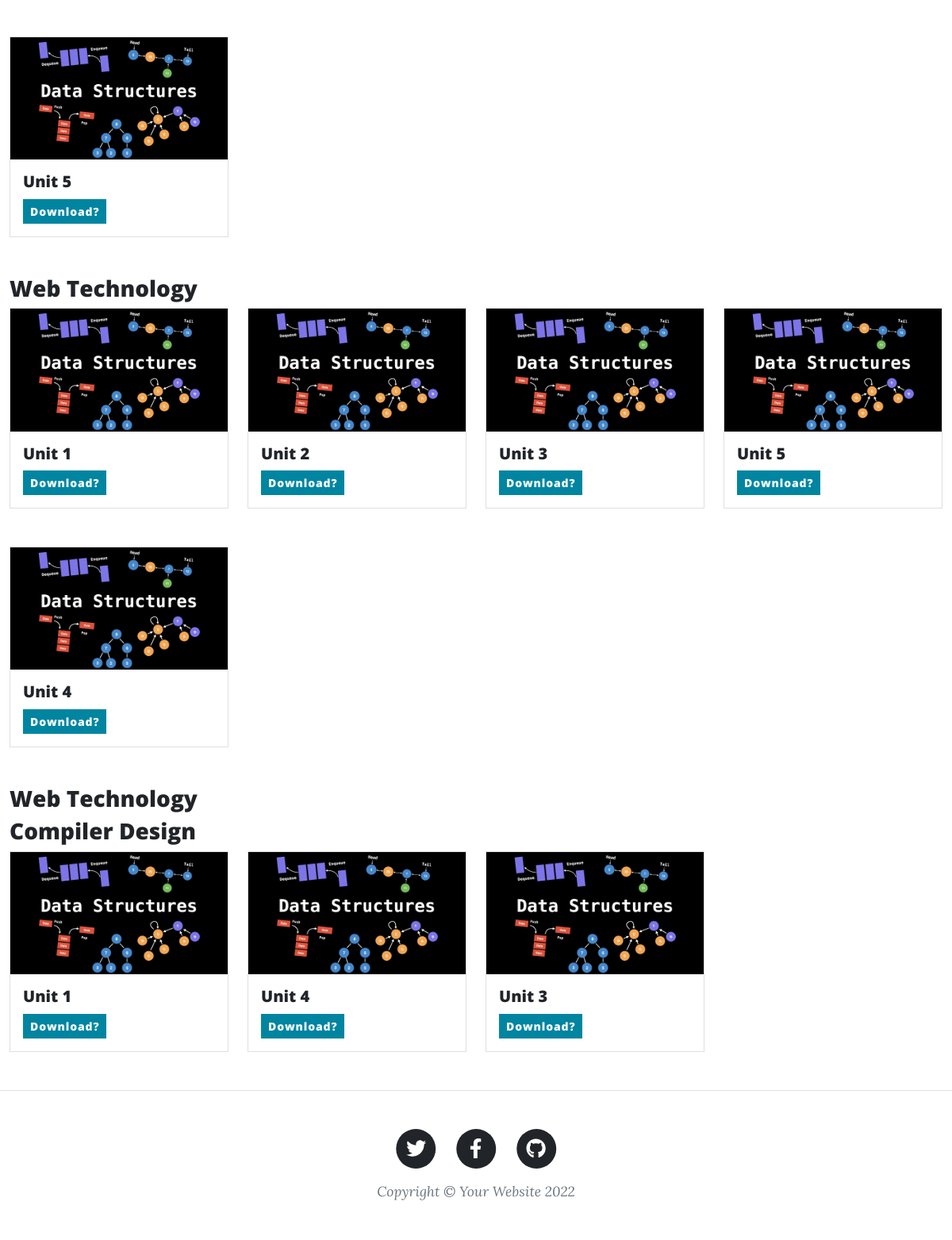
The page /notes/ (signed in, lower part) on the database as committed earlier.
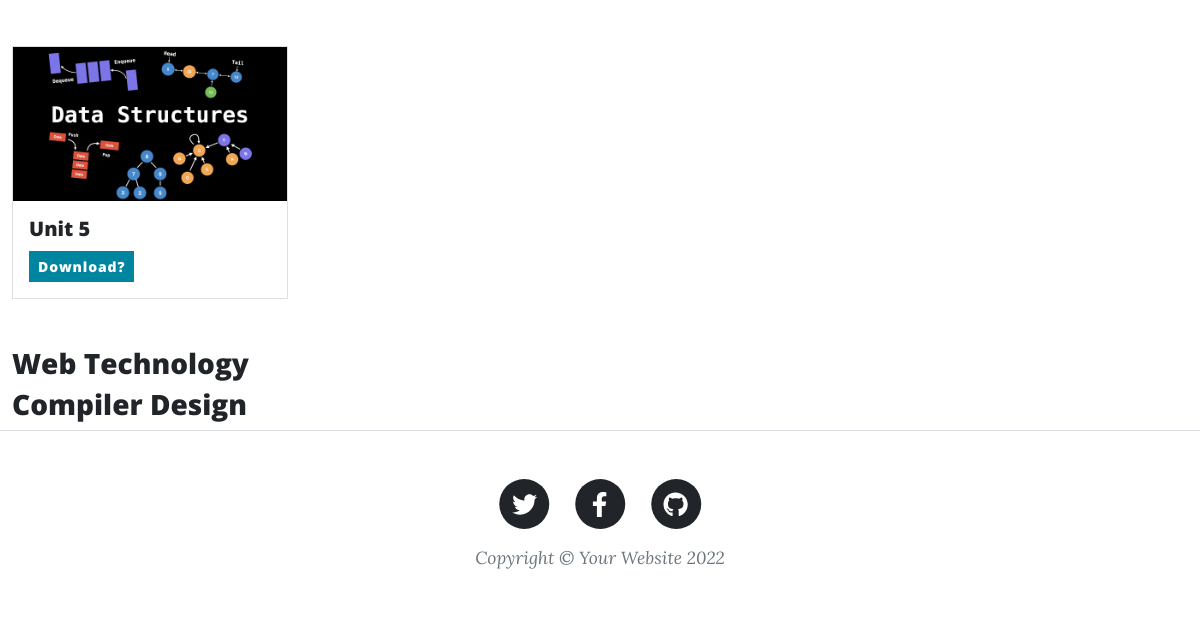
The same page on the database as committed later.
### notes/models.py (models this page shows, shortened)
class Unit(models.Model):
    subject = models.ForeignKey(Subject , on_delete=models.CASCADE)
    unitNo = models.IntegerField(default=1)
    file = models.FileField(null=True, blank=True)
    class Meta:
        unique_together = ('unitNo','subject')

class Subject(models.Model):
    name = models.CharField(max_length=100, unique=True)
    units = models.ManyToManyField('Unit', blank=True, related_name='units')
    img = models.ImageField(null=True , blank=True)
    def __str__(self):
        return self.name

### notes/views.py (the view)
# urls.py: path('', views.mainPage , name='notesMainPage'),
@login_required(login_url="loginPage")
def mainPage(request):
    subjects = Subject.objects.all()
    params = {
        'subjects': subjects,
        'subject':subjects.first(),
    }
    return render(request,'notes/notesPage.html',params)

### templates/notes/notesPage.html (shortened to what this page needs)
{% extends 'blog-basic.html'%}
{% block content%}
        <div class="container-fluid">
            {% for i in subjects%}
                <div class="row">
                            <h3>{{i}}</h3>
                                {% for j in i.units.all%}
                                    <div class="col-sm-3 mb-5">
                                        <div class="card" >
                                          <img class="card-img-top" src="{{subject.img.url}}" alt="Card image cap">
                                          <div class="card-body">
                                            <h5 class="card-title">Unit {{j.unitNo}}</h5>
                                            <a href="{{j.file.url}}" class="btn btn-primary btn-sm">Download?</a>
                                          </div>
                                        </div>
                                    </div>
                                {% endfor %}
                </div>
            {% endfor%}
        </div>
        {% endblock content%}

Rows that differ between the two databases and show on the page:
removed Subject: name "Web Technology"
no longer on this page (row unchanged): Unit: img (placeholder picture), unitNo "1", shown under "Web Technology"
no longer on this page (row unchanged): Unit: img (placeholder picture), unitNo "2", shown under "Web Technology"
no longer on this page (row unchanged): Unit: img (placeholder picture), unitNo "3", shown under "Web Technology"
no longer on this page (row unchanged): Unit: img (placeholder picture), unitNo "5", shown under "Web Technology"
no longer on this page (row unchanged): Unit: img (placeholder picture), unitNo "4", shown under "Web Technology"
removed Unit: img (placeholder picture), unitNo "1", shown under Subject "Compiler Design"
removed Unit: img (placeholder picture), unitNo "4", shown under Subject "Compiler Design"
removed Unit: img (placeholder picture), unitNo "3", shown under Subject "Compiler Design"
